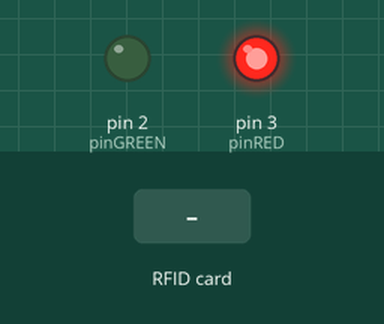
The sketch below on a simulated Arduino Uno, built with avr-gcc and run on an emulated ATmega328P. Shown: output pins drawn as LEDs (lit = HIGH). The inputs (shaded band) are chosen by the test bench. Pins used as bus, display or sensor lines are not drawn; what the sketch prints to the serial monitor is not drawn.

Above: at 1.2 s.
1.3 s: RFID card B3 6D 44 2A held to the reader
At 2.4 s:
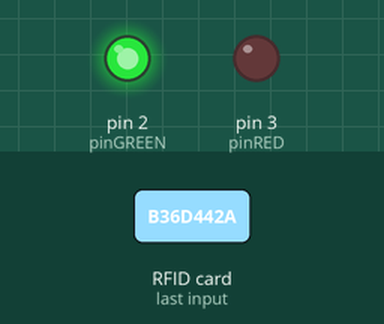
4.3 s: RFID card 5E 7A 19 C4 held to the reader
Timing chart, 0 to 7.3 s (numbered marks = the images above; inputs shaded):
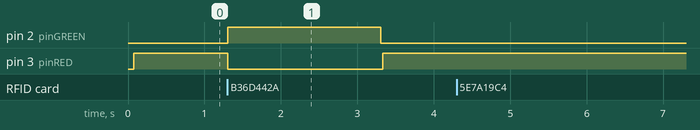

The sketch:

T7.ino
```cpp
#include <SPI.h>
#include <MFRC522.h>

MFRC522 rfid(10, 9);

int pinRED = 3;
int pinGREEN = 2;

String readID = "";

void setup() {
  Serial.begin(9600);
  SPI.begin();

  pinMode(pinGREEN, OUTPUT);
  pinMode(pinRED, OUTPUT);

  rfid.PCD_Init();
  Serial.println("Scan a card...");
}

void confirm() {
  digitalWrite(pinRED, LOW);
  digitalWrite(pinGREEN, HIGH);
  delay(2000);
  digitalWrite(pinGREEN, LOW);
}

void deny() {
  digitalWrite(pinRED, HIGH);
}

void readUid() {
  readID = "";

  for (byte i = 0; i < rfid.uid.size; i++) {
    if (rfid.uid.uidByte[i] < 0x10) {
      readID += "0";
    }

    readID += String(rfid.uid.uidByte[i], HEX);
  }

  readID.toUpperCase();

  if (readID == "B36D442A") {
    confirm();
  }
  else {
    deny();
  }

  Serial.print("UID: ");
  Serial.println(readID);

  rfid.PICC_HaltA();
}

void loop() {
  if (!rfid.PICC_IsNewCardPresent() || !rfid.PICC_ReadCardSerial()) {
    deny();
    return;
  }

  readUid();
}
```

Measured:
- after the input at 1.3 s, pin 2 (pinGREEN): LOW → HIGH at once, → LOW 2.0 s later; pin 3 (pinRED): HIGH → LOW at once, → HIGH 2.0 s later
- after the input at 4.3 s, every drawn part: stays the same
